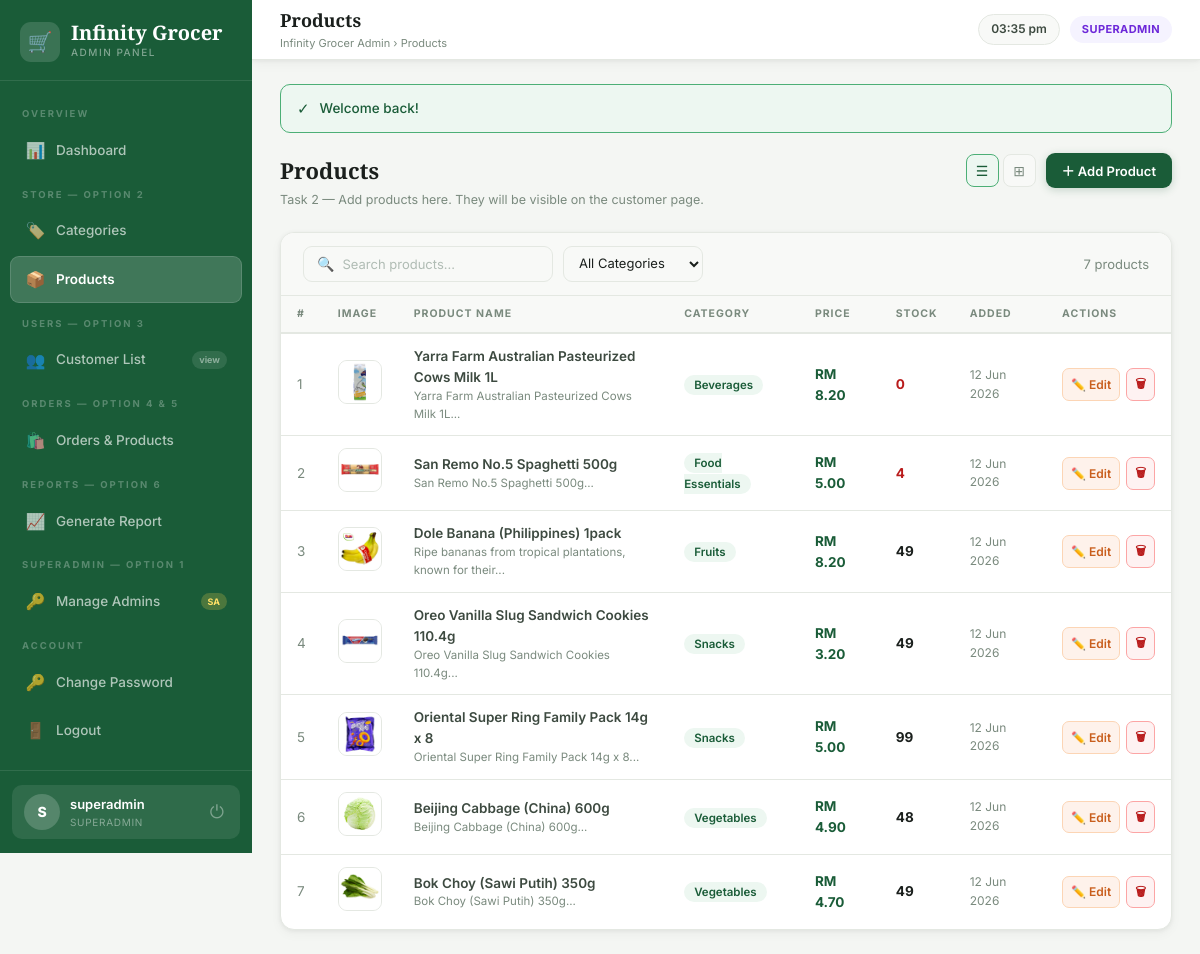
The page /admin/pages/products.php (signed in) on the database its author committed.
### tables this page shows
CREATE TABLE IF NOT EXISTS products (
    product_id INT PRIMARY KEY AUTO_INCREMENT,
    category_id int NOT NULL,
    name VARCHAR(255) NOT NULL,
    description TEXT,
    price DECIMAL(10, 2) NOT NULL,
    stock_quantity int NOT NULL,
    created_at TIMESTAMP NOT NULL DEFAULT CURRENT_TIMESTAMP,
    FOREIGN KEY (category_id) REFERENCES categories(category_id),
    product_image VARCHAR(255),
    active BOOLEAN NOT NULL DEFAULT TRUE
);

CREATE TABLE IF NOT EXISTS categories (
    category_id INT PRIMARY KEY AUTO_INCREMENT,
    category_name VARCHAR(255) NOT NULL UNIQUE
);

### admin/pages/products.php (the view, shortened to what this page needs)
<?php
require_once '../includes/auth.php';
$db = getDB();
$view   = $_GET['view']     ?? 'table';
$search = sanitize($_GET['search']   ?? '');
$fcat   = (int)($_GET['category'] ?? 0);
$where = "WHERE p.active = 1";
$result = $db->query("
    SELECT p.*, c.category_name
    FROM products p
    JOIN categories c ON p.category_id = c.category_id
    $where
    ORDER BY p.created_at DESC
");
$rows = [];
while ($r = $result->fetch_assoc()) $rows[] = $r;
require_once '../includes/header.php';
?>
<div class="page-head">
    <div>
        <h2>Products</h2>
        <p>Task 2 — Add products here. They will be visible on the customer page.</p>
    </div>
    <div style="display:flex;gap:10px;align-items:center">
        <div class="vt">
            <a href="?view=table&search=<?= $search ?>&category=<?= $fcat ?>" class="vt-btn <?= $view==='table'?'active':'' ?>" title="Table View">☰</a>
            <a href="?view=grid&search=<?= $search ?>&category=<?= $fcat ?>"  class="vt-btn <?= $view==='grid'?'active':'' ?>"  title="Grid View">⊞</a>
        </div>
        <button class="btn btn-primary" onclick="openModal('addM')">＋ Add Product</button>
    </div>
</div>
<div class="card">
    <div class="filters-row">
        <form method="GET" style="display:flex;gap:10px;align-items:center;flex-wrap:wrap">
            <div class="search-bar">
                <span class="si">🔍</span>
                <input type="text" name="search" placeholder="Search products..." value="<?= $search ?>">
            </div>
            <select name="category" onchange="this.form.submit()">
                <option value="">All Categories</option>
            </select>
        </form>
        <span style="margin-left:auto;font-size:13px;color:var(--text3)"><?= count($rows) ?> products</span>
    </div>
    <?php if (empty($rows)): ?>
        <div class="empty-state"><div class="ei">📦</div><p>No products found. Add your first product!</p></div>
    <?php else: ?>
    <div class="tbl-wrap">
        <table>
            <thead>
                <tr>
                    <th>#</th>
                    <th>Image</th>
                    <th>Product Name</th>
                    <th>Category</th>
                    <th>Price</th>
                    <th>Stock</th>
                    <th>Added</th>
                    <th>Actions</th>
                </tr>
            </thead>
            <tbody>
            <?php $i = 1; foreach ($rows as $p): ?>
            <tr>
                <td style="color:var(--text3)"><?= $i++ ?></td>
                <td>
                    <?php if ($p['product_image']): ?>
                    <img src="../products/<?= sanitize($p['product_image']) ?>" class="p-thumb" alt=""
                         onerror="this.style.display='none';this.nextElementSibling.style.display='flex'">
                    <?php else: ?>
                    <div class="p-thumb-ph">📦</div>
                    <?php endif; ?>
                </td>
                <td>
                    <div style="font-weight:600"><?= sanitize($p['name']) ?></div>
                    <?php if ($p['description']): ?>
                    <div style="font-size:11.5px;color:var(--text3)"><?= substr(sanitize($p['description']),0,55) ?>...</div>
                    <?php endif; ?>
                </td>
                <td>
                    <span style="background:var(--green-bg);color:var(--green);padding:3px 10px;border-radius:20px;font-size:11.5px;font-weight:600">
                        <?= sanitize($p['category_name']) ?>
                    </span>
                </td>
                <td><strong style="color:var(--green)"><?= formatRM($p['price']) ?></strong></td>
                <td>
                    <span style="font-weight:700;color:<?= $p['stock_quantity']<=5?'var(--red)':($p['stock_quantity']<=15?'var(--orange)':'var(--text)') ?>">
                        <?= $p['stock_quantity'] ?>
                    </span>
                </td>
                <td style="color:var(--text3);font-size:12px"><?= date('d M Y', strtotime($p['created_at'])) ?></td>
                <td>
                    <div style="display:flex;gap:6px">
                        <button class="btn btn-orange btn-sm btn-icon"
                            onclick='editProduct(<?= htmlspecialchars(json_encode($p)) ?>)'>✏️ Edit</button>
                        <a href="products.php?delete=<?= $p['product_id'] ?>"
                           class="btn btn-danger btn-sm btn-icon"
                           onclick="return confirm('Delete this product?')">🗑</a>
                    </div>
                </td>
            </tr>
            <?php endforeach; ?>
            </tbody>
        </table>
    </div>
    <?php endif; ?>
</div>
<?php require_once '../includes/footer.php'; ?>

### admin/assets/css/style.css (style rules this page uses)
:root { --bg: #f4f6f3; --surface: #ffffff; --surface2: #f8f9f7; --border: #e4e8e2; --border2: #d0d5cc; --green: #1a5c38; --green2: #27764a; --green3: #4caf76; --green-lt: #d4edde; --green-bg: #edf7f1; --text: #1a1f1c; --text2: #3d4a40; --text3: #7a8a7e; --text4: #b0bcb4; --orange: #c95f1e; --orange-bg: #fef2eb; --red: #b91c1c; --red-bg: #fef2f2; --blue: #1d6fa4; --blue-bg: #eff6fc; --yellow: #a16207; --yellow-bg: #fefce8; --purple: #6d28d9; --purple-bg: #f5f3ff; --sidebar-w: 252px; --topbar-h: 60px; --radius: 10px; --radius-lg: 14px; --shadow: 0 1px 4px rgba(0,0,0,.06), 0 4px 12px rgba(0,0,0,.04); --shadow-md: 0 4px 20px rgba(0,0,0,.10); --shadow-lg: 0 8px 40px rgba(0,0,0,.14); --font: 'Inter', sans-serif; --font-s: 'Playfair Display', serif; }
*,*::before,*::after { margin:0;padding:0;box-sizing:border-box }
body { font-family:var(--font);background:var(--bg);color:var(--text);min-height:100vh;display:flex;font-size:14px;line-height:1.55 }
a { text-decoration:none;color:inherit }
button { font-family:var(--font) }
.page-head { display:flex;align-items:flex-start;justify-content:space-between;margin-bottom:22px;gap:12px }
.page-head h2 { font-family:var(--font-s);font-size:22px;font-weight:800 }
.page-head p { font-size:12.5px;color:var(--text3);margin-top:3px }
.card { background:var(--surface);border:1px solid var(--border);border-radius:var(--radius-lg);box-shadow:var(--shadow);overflow:hidden }
.tbl-wrap { overflow-x:auto }
table { width:100%;border-collapse:collapse;font-size:13.5px }
thead tr { background:var(--surface2);border-bottom:2px solid var(--border) }
th { padding:10px 16px;text-align:left;font-size:10.5px;font-weight:700;letter-spacing:1px;text-transform:uppercase;color:var(--text3);white-space:nowrap }
td { padding:12px 16px;border-bottom:1px solid var(--border);vertical-align:middle;color:var(--text2) }
tbody tr:last-child td { border-bottom:none }
.btn { display:inline-flex;align-items:center;gap:6px;padding:8px 16px;border-radius:9px;border:none;cursor:pointer;font-family:var(--font);font-size:13px;font-weight:600;transition:all .16s;text-decoration:none;white-space:nowrap }
.btn-primary { background:var(--green);color:#fff;box-shadow:0 2px 8px rgba(26,92,56,.22) }
.btn-danger { background:var(--red-bg);color:var(--red);border:1px solid #fca5a5 }
.btn-orange { background:var(--orange-bg);color:var(--orange);border:1px solid #fcd5b5 }
.btn-sm { padding:5px 11px;font-size:12px;border-radius:7px }
.btn-icon { padding:6px 8px }
input[type=text],input[type=email],input[type=number],input[type=password],textarea,select { width:100%;background:var(--surface2);border:1.5px solid var(--border);border-radius:9px;padding:10px 13px;color:var(--text);font-family:var(--font);font-size:13.5px;outline:none;transition:all .17s }
select option { background:#fff }
.search-bar { display:flex;align-items:center;gap:8px;padding:0 13px;background:var(--surface2);border:1.5px solid var(--border);border-radius:9px;width:250px;transition:all .17s }
.search-bar .si { font-size:14px;color:var(--text4);flex-shrink:0 }
.search-bar input { border:none;background:transparent;padding:9px 0;font-size:13px;color:var(--text);outline:none;width:100%;box-shadow:none }
.search-bar input::placeholder { color:var(--text4) }
.filters-row { display:flex;align-items:center;gap:10px;padding:13px 22px;border-bottom:1px solid var(--border);background:var(--surface2);flex-wrap:wrap }
.filters-row select { width:auto;padding:8px 11px;font-size:13px }
.p-thumb { width:44px;height:44px;border-radius:9px;object-fit:cover;border:1px solid var(--border);background:var(--surface2);flex-shrink:0 }
.vt { display:flex;gap:4px }
.vt-btn { width:33px;height:33px;border-radius:8px;border:1.5px solid var(--border);background:var(--surface2);color:var(--text3);cursor:pointer;display:flex;align-items:center;justify-content:center;font-size:14px;transition:all .15s;text-decoration:none }
.vt-btn.active,.vt-btn:hover { background:var(--green-bg);border-color:var(--green3);color:var(--green) }

### rows shown on the page
products: product_image (picture), name "Yarra Farm Australian Pasteurized Cows Milk 1L", description "Yarra Farm Australian Pasteurized Cows Milk 1L", category.category_name "Beverages", price "RM 8.20", stock_quantity "0", created_at "12 Jun 2026"
products: product_image (picture), name "San Remo No.5 Spaghetti 500g", description "San Remo No.5 Spaghetti 500g", category.category_name "Food Essentials", price "RM 5.00", stock_quantity "4", created_at "12 Jun 2026"
products: product_image (picture), name "Dole Banana (Philippines) 1pack", description "Ripe bananas from tropical plantations, known for their", category.category_name "Fruits", price "RM 8.20", stock_quantity "49", created_at "12 Jun 2026"
products: product_image (picture), name "Oreo Vanilla Slug Sandwich Cookies 110.4g", description "Oreo Vanilla Slug Sandwich Cookies 110.4g", category.category_name "Snacks", price "RM 3.20", stock_quantity "49", created_at "12 Jun 2026"
products: product_image (picture), name "Oriental Super Ring Family Pack 14g x 8", description "Oriental Super Ring Family Pack 14g x 8", category.category_name "Snacks", price "RM 5.00", stock_quantity "99", created_at "12 Jun 2026"
products: product_image (picture), name "Beijing Cabbage (China) 600g", description "Beijing Cabbage (China) 600g", category.category_name "Vegetables", price "RM 4.90", stock_quantity "48", created_at "12 Jun 2026"
products: product_image (picture), name "Bok Choy (Sawi Putih) 350g", description "Bok Choy (Sawi Putih) 350g", category.category_name "Vegetables", price "RM 4.70", stock_quantity "49", created_at "12 Jun 2026"

### other values the page prints
substr(getAdminName(),0,1) "S"
getAdminName() "superadmin"
$role "SUPERADMIN"
$page_title "Products"
$icon "✓"
$f['msg'] "Welcome back!"
count($rows) "7"
